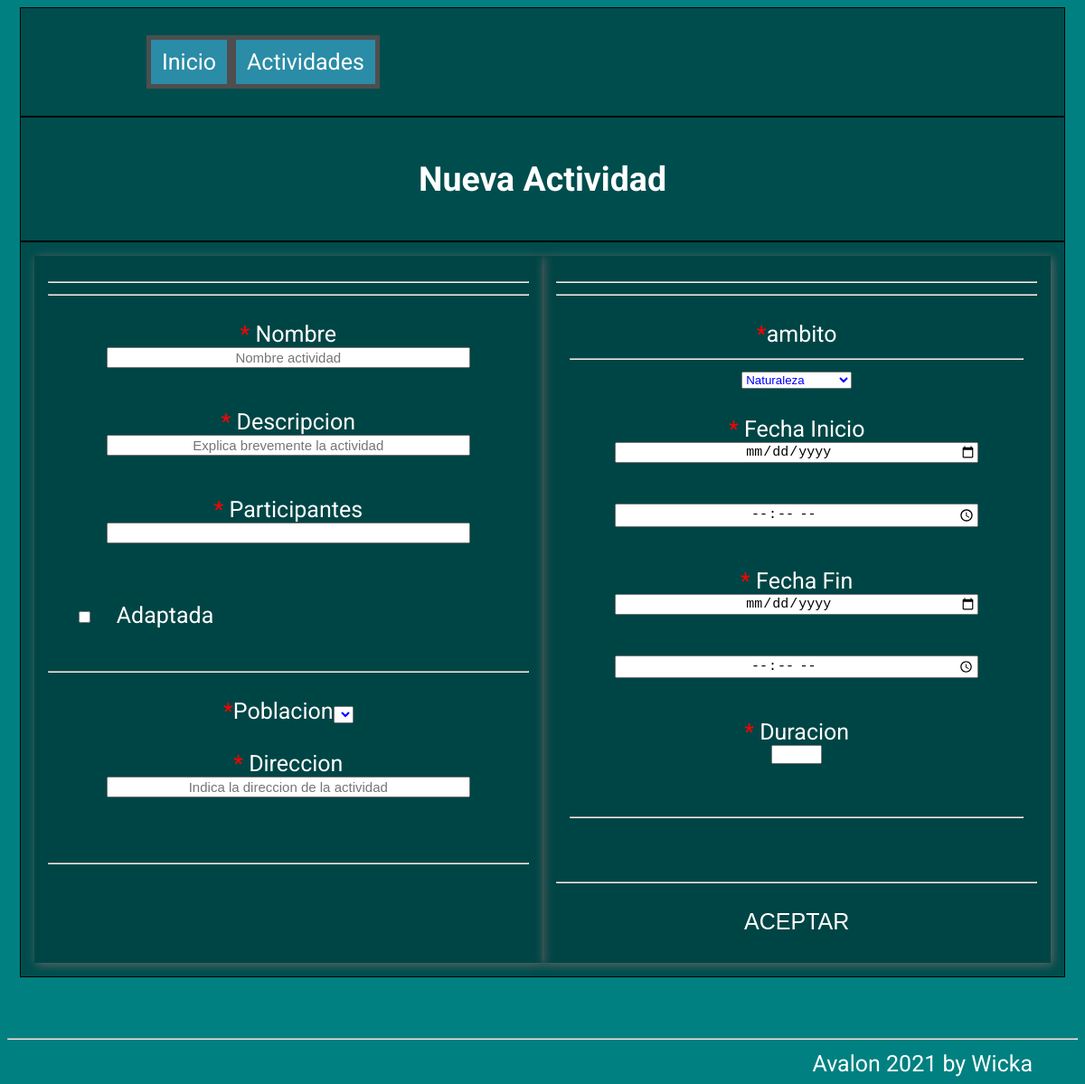
The page /activities_forms/form_altas.php on the database as committed earlier.
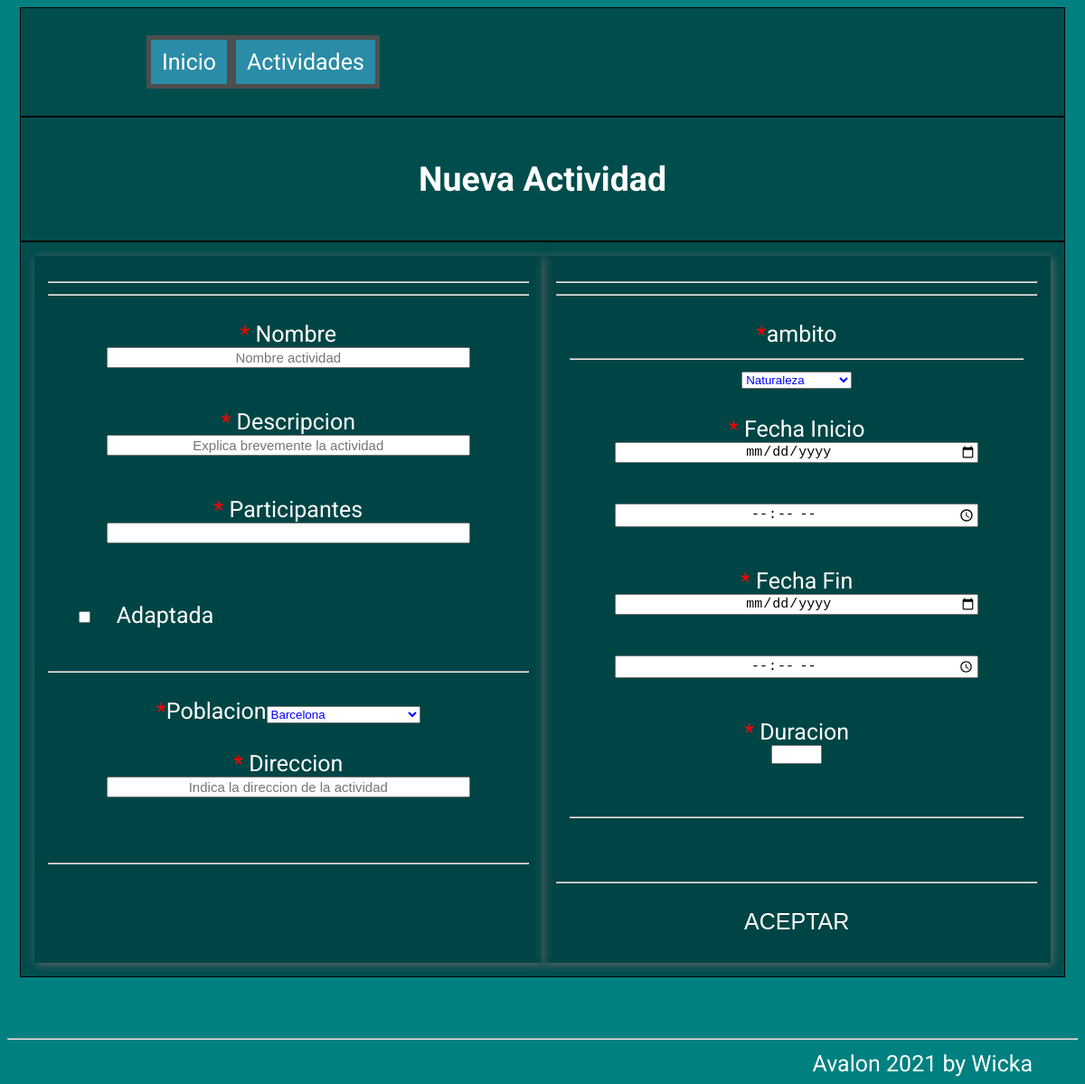
The same page on the database as committed later.
### tables this page shows
CREATE TABLE `aux_poblacion` (
  `id` int(11) UNSIGNED NOT NULL,
  `cp` varchar(5) NOT NULL,
  `descripcion` varchar(50) NOT NULL
);

### db/get_datas_aux.php (called while the page is built, shortened)
<?php
      function get_all_poblacion(){
        $conn  = Connect_BBDD();
        $_poblacion=[];
        $Query = "SELECT * FROM `aux_poblacion`" ;
        $poblacion = $conn->query($Query);
        if($poblacion->num_rows > 0){
            while($fila = $poblacion->fetch_assoc()) {
                array_push($_poblacion,$fila) ;
            }
        }else{
          echo "<br>No Existe este usuario";
          $_poblacion=-1;
        }
        return $_poblacion;
      }
 ?>

### db/genera_vistas_html.php (the view, shortened to what the changed rows need)
<?php
      function crea_lista_html($_array){
        $_lista="";
        foreach ($_array as $key => $value) {
          $_lista=$_lista."<option value='".$value['id']."'>".$value['descripcion']."</option>";
        }
          return $_lista;
      }
?>

### activities_forms/form_altas.php (shortened to what the changed rows need)
<?php
  include ("../db/get_datas_aux.php");
  include ("../db/genera_vistas_html.php");
?>
<doctype html>
<html lang="es">
		<head>
        		<link rel="stylesheet" href="../css/style.css" type="text/css"/>
		</head>
		<body id="altas_activities">
		<section  class ="contenedor">
			<h2>Nueva Actividad</h2>
		</section>
    	<form onsubmit="return valida_form_actividades();" class="form" action="../crud_activities/altas.php" method="POST" >
      		<section class ="contenedor">
      					<div id="div_alta_01" class="division_vertical"> <hr><hr>
								<div class="div_alta">
										<?php
											echo "<span style='color:red'>*</span>Poblacion";
											$_poblacion = get_all_poblacion();
											$_lista     = crea_lista_html($_poblacion);
											echo "<select name='poblacion'>";
											echo $_lista;
											echo "</select>";
										?>
										<br><br>
										<span style="color:red">*</span> Direccion  <br>
      									<input  class="form_texto"  type="text" name="direccion" id="direccion" placeholder="Indica la direccion de la actividad"  required  onblur="rellena_direccion_actividad();">
      									<div class="div_form_error" id="message_direccion"></div>
								</div><hr>
  						</div>
          </section>
	    </form>
			<br><hr>
		</body>
</html>

Rows that differ between the two databases and show on the page:
now on this page (row edited): aux_poblacion: poblacion "Barcelona"
